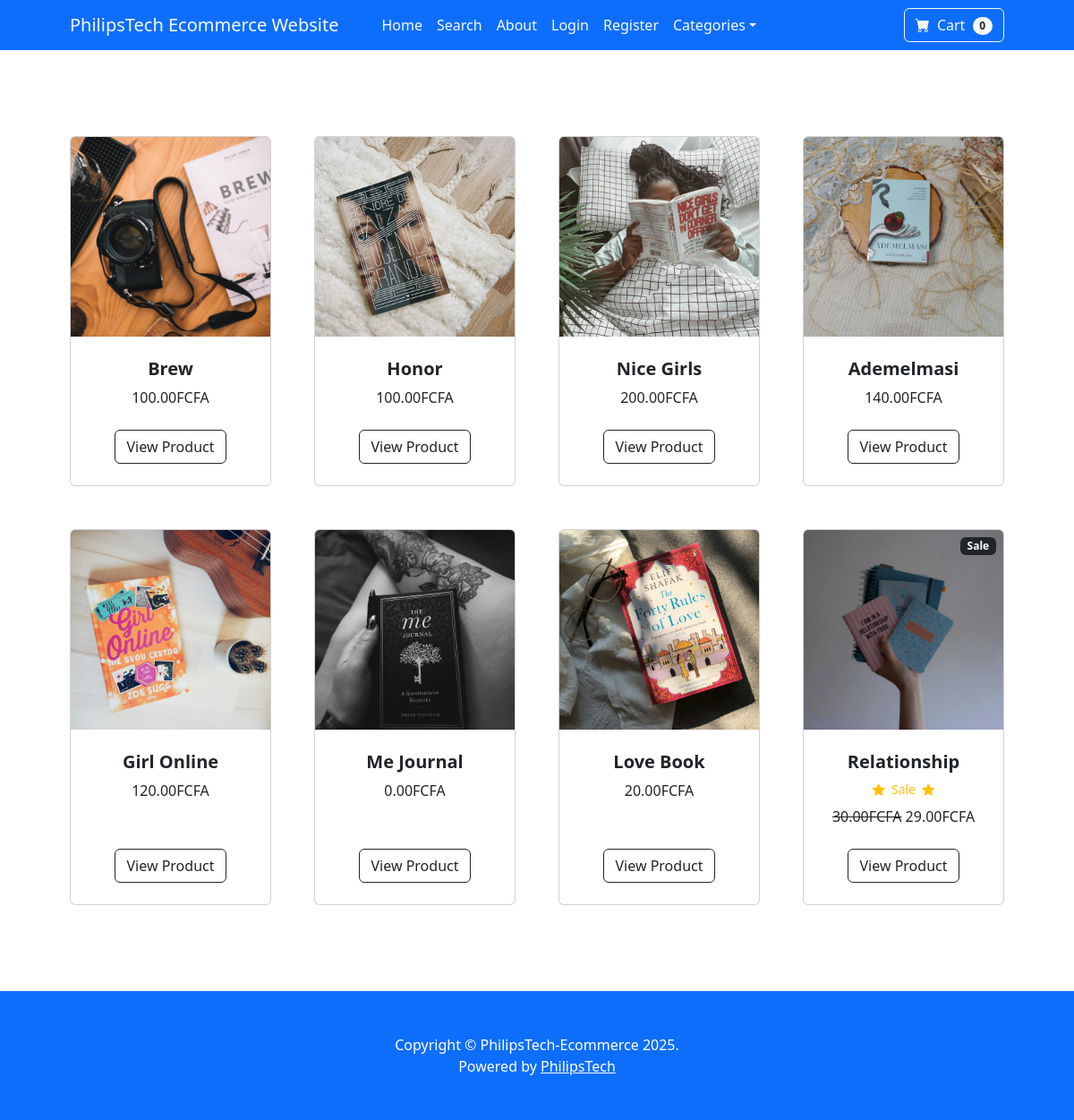
The page / on the database its author committed.
### Store/models.py (models this page shows, shortened)
class Product(models.Model):
    name = models.CharField(max_length=50)
    price = models.DecimalField(default=0, decimal_places=2, max_digits=6)
    category = models.ForeignKey(Category, on_delete=models.CASCADE, default=1)
    description = models.TextField(max_length=250, default="", blank=True, null=True)
    image = models.ImageField(upload_to='uploads/product/')
    is_sale = models.BooleanField(default=False)
    sale_price = models.DecimalField(default=0, decimal_places=2, max_digits=6)

### Store/views.py (the view)
# urls.py: 2. Add a URL to urlpatterns:  path('', views.home, name='home')
def home(request):
    products = Product.objects.all()
    return render(request, 'home.html', {'products': products})

### cart/cart.py (called while the page is built)
    def __len__(self):
        return len(self.cart)

### cart/context_processors.py (called while the page is built)
def cart_context(request):
    return {'cart': Cart(request)}

### Store/templates/home.html
{% extends "base.html" %}
{% block content %}
        <section class="py-5">
            <div class="container px-4 px-lg-5 mt-5">
                <div class="row gx-4 gx-lg-5 row-cols-2 row-cols-md-3 row-cols-xl-4 justify-content-center">
                   {% for product in products %}
                   {% if product.is_sale %}
                   <div class="col mb-5">
                        <div class="card h-100">
                            <div class="badge bg-dark text-white position-absolute" style="top: 0.5rem; right: 0.5rem">Sale</div>
                            <img class="card-img-top" src="{{ product.image.url }}" alt="..." />
                            <div class="card-body p-4">
                                <div class="text-center">
                                    <h5 class="fw-bolder">{{ product.name }}</h5>
                                    <div class="d-flex justify-content-center small text-warning mb-2">
                                        <div class="bi-star-fill"></div>
                                        &nbsp;&nbsp;Sale&nbsp;&nbsp;
                                        <div class="bi-star-fill"></div>
                                    </div>
                                   <strike> {{ product.price }}FCFA</strike>
                                   {{ product.sale_price }}FCFA
                                </div>
                            </div>
                            <div class="card-footer p-4 pt-0 border-top-0 bg-transparent">
                                <div class="text-center"><a class="btn btn-outline-dark mt-auto" href="{% url 'product' product.pk %}">View Product</a></div>
                            </div>
                        </div>
                    </div>
                     {% else %}
                       <div class="col mb-5">
                        <div class="card h-100">
                            <img class="card-img-top" src="{{ product.image.url }}" alt="{{ product.name }}" />
                            <div class="card-body p-4">
                                <div class="text-center">
                                    <h5 class="fw-bolder">{{ product.name }}</h5>
                                   {{ product.price }}FCFA
                                </div>
                            </div>
                            <div class="card-footer p-4 pt-0 border-top-0 bg-transparent">
                                <div class="text-center"><a class="btn btn-outline-dark mt-auto" href="{% url 'product' product.pk %}">View Product</a></div>
                            </div>
                        </div>
                    </div>
                     {% endif %}
                   {% endfor %}
                </div>
            </div>
        </section>
       {% endblock %}

### Store/templates/base.html (shortened to what this page needs)
{% load static %}
<!DOCTYPE html>
<html lang="en">
  <head>
    <link
      href="https://cdn.jsdelivr.net/npm/bootstrap-icons@1.5.0/font/bootstrap-icons.css"
      rel="stylesheet"
    />
    <link href="{% static 'css/styles.css' %}" rel="stylesheet" />
  </head>
  <body>
    {% include "navbar.html" %}  {% block content %} {% endblock %}
    <footer class="page-footer py-5 bg-primary">
      <div class="container">
        <p class="m-0 text-center text-white">
          Copyright &copy; PhilipsTech-Ecommerce 2025.<br>
          Powered by <a style='color:#fff' href="http://www.philipstek.com" target="_blank" rel="noopener noreferrer">PhilipsTech</a>
        </p>
      </div>
    </footer>
  </body>
</html>

### Store/templates/navbar.html (shortened to what this page needs)
<nav class="navbar navbar-expand-lg navbar-light bg-primary">
  <div class="container px-4 px-lg-5">
    <a class="navbar-brand text-light" href="{% url 'home' %}"
      >PhilipsTech Ecommerce Website</a
    >
    <div class="collapse navbar-collapse" id="navbarSupportedContent">
      <ul class="navbar-nav me-auto mb-2 mb-lg-0 ms-lg-4">
        <li class="nav-item">
          <a
            class="nav-link active text-light"
            aria-current="page"
            href="{% url 'home' %}"
            >Home</a
          >
        </li>
        <li class="nav-item">
          <a
            class="nav-link active text-light"
            aria-current="page"
            href="{% url 'search' %}"
            >Search</a
          >
        </li>
        <li class="nav-item">
          <a class="nav-link text-light" href="{% url 'about' %}">About</a>
        </li>
        {% if user.is_authenticated %}
        <li class="nav-item dropdown">
          <a
            class="nav-link dropdown-toggle text-light"
            id="navbarDropdown"
            href="#"
            role="button"
            data-bs-toggle="dropdown"
            aria-expanded="false"
            >Profile</a>
          <ul class="dropdown-menu" aria-labelledby="navbarDropdown">
            <li>
              <a class="dropdown-item" href="{% url 'update_user' %}">User Profile</a>
            </li>
            <li><hr class="dropdown-divider"/></li>
            <li>
              <a class="dropdown-item" href="{% url 'update_info'%}">User Info</a>
            </li>
          </ul>
        </li>
        {% if user.is_superuser %}
         <li class="nav-item dropdown">
          <a
            class="nav-link dropdown-toggle text-light"
            id="navbarDropdown"
            href="#"
            role="button"
            data-bs-toggle="dropdown"
            aria-expanded="false"
            >Orders</a>
          <ul class="dropdown-menu" aria-labelledby="navbarDropdown">
            <li>
              <a class="dropdown-item" href="{% url 'shipped_dash' %}">Shipped Orders</a>
            </li>
            <li><hr class="dropdown-divider"/></li>
            <li>
              <a class="dropdown-item" href="{% url 'not_shipped_dash'%}">Unshipped Orders</a>
            </li>
          </ul>
        </li>
        {% endif %}
        <li class="nav-item">
          <a class="nav-link text-light" href="{% url 'logout' %}">Logout</a>
        </li>
        {% else %}
        <li class="nav-item">
          <a class="nav-link text-light" href="{% url 'login' %}">Login</a>
        </li>
        <li class="nav-item">
          <a class="nav-link text-light" href="{% url 'register' %}"
            >Register</a
          >
        </li>
        {% endif %}
        <li class="nav-item dropdown">
          <a
            class="nav-link dropdown-toggle text-light"
            id="navbarDropdown"
            href="#"
            role="button"
            data-bs-toggle="dropdown"
            aria-expanded="false"
            >Categories</a
          >
        </li>
      </ul>
      <form class="d-flex">
        <a href="{% url 'cart_summary' %}" class="btn btn-outline-light">
          <i class="bi-cart-fill me-1"></i>
          Cart
          <span
            class="badge bg-light text-dark ms-1 rounded-pill"
            id="cart_quantity"
            >{{ cart | length }}</span
          >
        </a>
      </form>
    </div>
  </div>
</nav>

### rows shown on the page
Product: image (picture), name "Brew", price "100.00"
Product: image (picture), name "Honor", price "100.00"
Product: image (picture), name "Nice Girls", price "200.00"
Product: image (picture), name "Ademelmasi", price "140.00"
Product: image (picture), name "Girl Online", price "120.00"
Product: image (picture), name "Me Journal", price "0.00"
Product: image (picture), name "Love Book", price "20.00"
Product: image (picture), name "Relationship", price "30.00", sale_price "29.00"

### other values the page prints
{{ cart | length }} "0"
